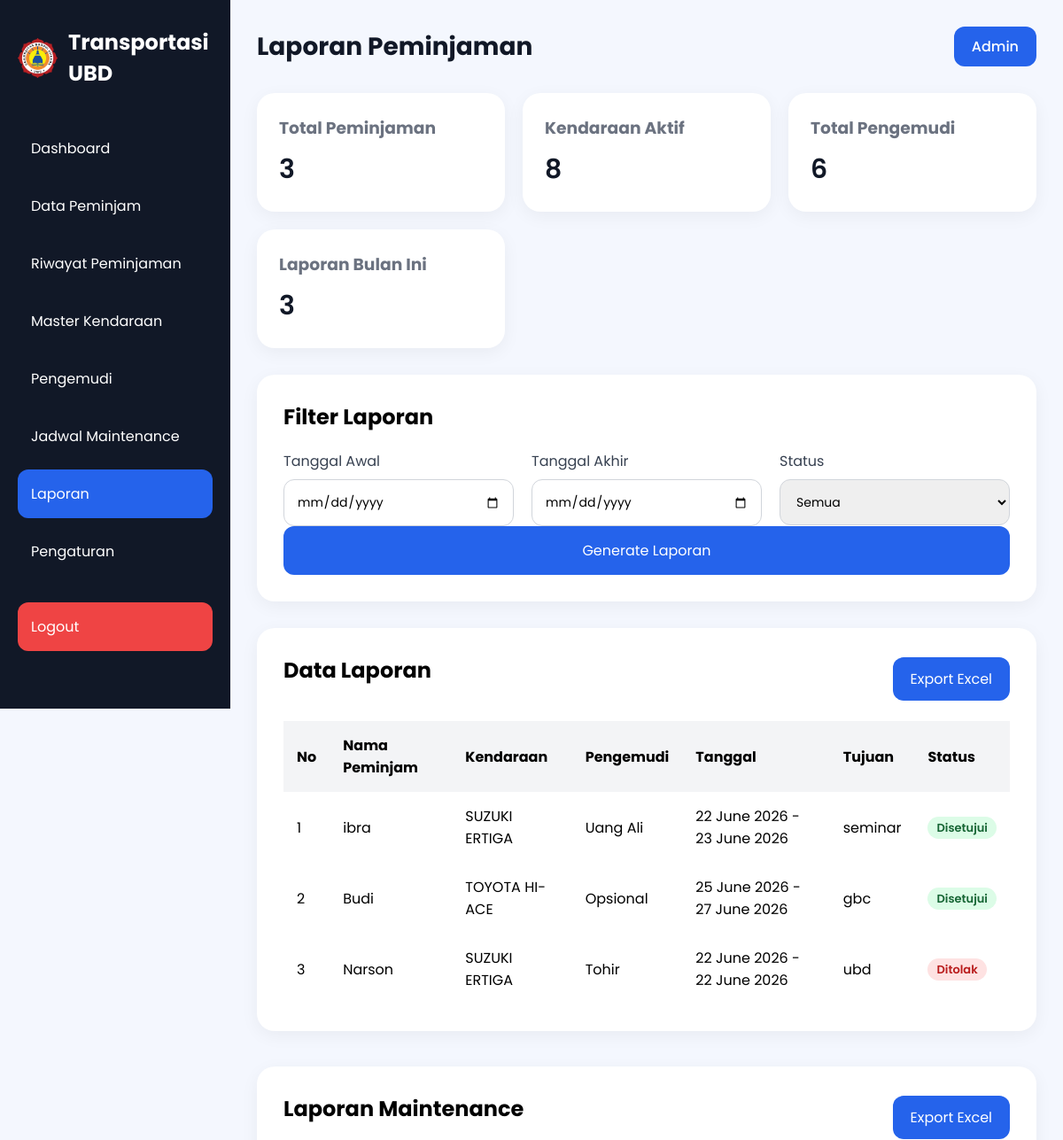
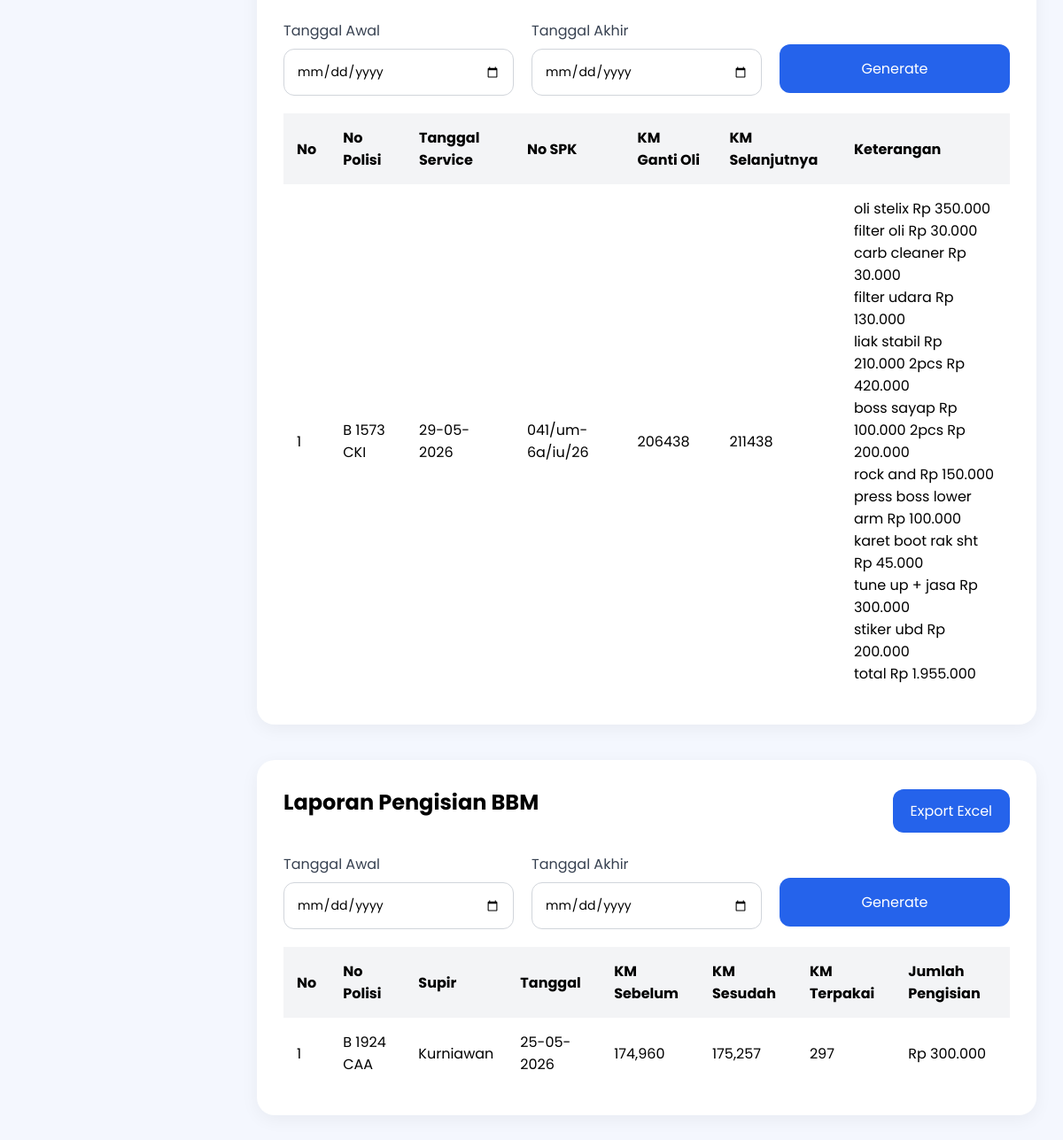
Screenshot of /laporan.php (signed in) with the database file from the repository (2 pictures, top to bottom).
### tables this page shows
CREATE TABLE `riwayat` (
  `id` int(11) NOT NULL,
  `nama_peminjam` varchar(100) NOT NULL,
  `kendaraan` varchar(100) NOT NULL,
  `pengemudi` varchar(100) NOT NULL,
  `tanggal_pinjam` date NOT NULL,
  `jam_berangkat` time NOT NULL,
  `tanggal_kembali` date NOT NULL,
  `jam_kembali` time NOT NULL,
  `keperluan` text NOT NULL,
  `tujuan` text NOT NULL,
  `status` enum('disetujui','pending','ditolak') DEFAULT 'pending',
  `created_at` timestamp NOT NULL DEFAULT current_timestamp()
);

CREATE TABLE `kendaraan` (
  `id_kendaraan` int(11) NOT NULL,
  `merk_jenis` varchar(100) NOT NULL,
  `tahun` int(11) NOT NULL,
  `no_polisi` varchar(15) NOT NULL,
  `tgl_pajak_stnk` varchar(30) DEFAULT NULL,
  `jenis` enum('Mobil','Motor') NOT NULL,
  `status` varchar(20) NOT NULL DEFAULT 'siap'
);

CREATE TABLE `jadwal_ganti_oli_kendaraan_operasional` (
  `id` int(11) NOT NULL,
  `id_kendaraan` int(11) NOT NULL,
  `no_polisi` varchar(20) NOT NULL,
  `tanggal_service` date DEFAULT NULL,
  `tanggal_spk` date DEFAULT NULL,
  `no_spk` varchar(50) DEFAULT NULL,
  `tanggal_lpj` date DEFAULT NULL,
  `no_lpj` varchar(50) DEFAULT NULL,
  `km_ganti_oli` int(11) NOT NULL,
  `km_ganti_oli_selanjutnya` int(11) NOT NULL,
  `keterangan` text DEFAULT NULL,
  `status` varchar(20) NOT NULL DEFAULT 'Proses'
);

CREATE TABLE `pengisian_bbm` (
  `id` int(11) NOT NULL,
  `id_kendaraan` int(11) NOT NULL,
  `id_supir` int(11) NOT NULL,
  `tanggal_pengisian` date NOT NULL,
  `km_sebelum` int(11) NOT NULL,
  `km_sesudah` int(11) NOT NULL,
  `km_terpakai` int(11) NOT NULL,
  `jumlah_pengisian` decimal(12,2) NOT NULL
);

CREATE TABLE `supir` (
  `id` int(11) NOT NULL,
  `nama_supir` varchar(100) DEFAULT NULL,
  `no_polisi` varchar(15) DEFAULT NULL
);

### laporan.php (the view, shortened to what this page needs)
<?php
require_once "config/koneksi.php";
$qTotalPeminjaman = mysqli_query($conn,"
SELECT COUNT(*) AS total
FROM riwayat
");
$totalPeminjaman = mysqli_fetch_assoc($qTotalPeminjaman);
$qKendaraanAktif = mysqli_query($conn,"
SELECT COUNT(*) AS total
FROM kendaraan
");
$kendaraanAktif = mysqli_fetch_assoc($qKendaraanAktif);
$qTotalPengemudi = mysqli_query($conn,"
SELECT COUNT(*) AS total
FROM supir
");
$totalPengemudi = mysqli_fetch_assoc($qTotalPengemudi);
$qLaporanBulan = mysqli_query($conn,"
SELECT COUNT(*) AS total
FROM riwayat
WHERE MONTH(tanggal_pinjam)=MONTH(CURDATE())
AND YEAR(tanggal_pinjam)=YEAR(CURDATE())
");
$laporanBulan = mysqli_fetch_assoc($qLaporanBulan);
$queryLaporan = mysqli_query($conn,"
    SELECT
        r.*,
        k.merk_jenis
    FROM riwayat r
    LEFT JOIN kendaraan k
        ON r.kendaraan = k.no_polisi
    ORDER BY r.id DESC
");
$queryGantiOli = mysqli_query($conn, "
    SELECT *
    FROM jadwal_ganti_oli_kendaraan_operasional
    ORDER BY tanggal_service DESC
");
$queryBBM = mysqli_query($conn,"
    SELECT
        p.*,
        k.no_polisi,
        s.nama_supir
    FROM pengisian_bbm p
    LEFT JOIN kendaraan k
        ON p.id_kendaraan = k.id_kendaraan
    LEFT JOIN supir s
        ON p.id_supir = s.id
    ORDER BY p.tanggal_pengisian DESC
");
?>
<!DOCTYPE html>
<html lang="id">
<head>
    <link rel="stylesheet" href="style.css">
</head>
<body>
<div class="container">
    <div class="sidebar">
        <div class="logo">
    <img
        src="logo ubd.png"
        alt="Logo UBD"
        class="logo-img"
    >
    <h2>Transportasi UBD</h2>
</div>
        <ul class="menu">
            <li>
                <a href="index.php">Dashboard</a>
            </li>
            <li>
                <a href="data-peminjam.php">Data Peminjam</a>
            </li>
            <li>
                <a href="riwayat.php">Riwayat Peminjaman</a>
            </li>
            <li>
                <a href="kendaraan.php">Master Kendaraan</a>
            </li>
            <li>
                <a href="pengemudi.php">Pengemudi</a>
            </li>
            <li>
                <a href="jadwal.php">Jadwal Maintenance</a>
            </li>
            <li class="active">
                <a href="laporan.php">Laporan</a>
            </li>
            <li>
                <a href="pengaturan.php">Pengaturan</a>
            </li>
            <li class="logout-menu">
                <a href="proses/logout.php">Logout</a>
            </li>
        </ul>
    </div>
    <div class="main-content">
        <div class="navbar">
            <h1>Laporan Peminjaman</h1>
            <div class="profile">
                <a href="LOGIN.php">Admin</a>
            </div>
        </div>
        <div class="cards">
            <div class="card">
                <h3>Total Peminjaman</h3>
                <p><?= $totalPeminjaman['total']; ?></p>
            </div>
            <div class="card">
                <h3>Kendaraan Aktif</h3>
                <p><?= $kendaraanAktif['total']; ?></p>
            </div>
            <div class="card">
                <h3>Total Pengemudi</h3>
                <p><?= $totalPengemudi['total']; ?></p>
            </div>
            <div class="card">
                <h3>Laporan Bulan Ini</h3>
                <p><?= $laporanBulan['total']; ?></p>
            </div>
        </div>
        <div class="form-container">
            <h2>Filter Laporan</h2>
            <div class="row">
                <div class="input-group">
                    <label>Tanggal Awal</label>
                    <input type="date" id="tglAwal">
                </div>
                <div class="input-group">
                    <label>Tanggal Akhir</label>
                    <input type="date" id="tglAkhir">
                </div>
                <div class="input-group">
                    <label>Status</label>
                    <select id="statusFilter">
                        <option>Semua</option>
                    </select>
                </div>
            </div>
            <button type="button" id="btnGenerate" class="btn-1">
                Generate Laporan
            </button>
        </div>
        <div class="table-container">
            <div style="
                display:flex;
                justify-content:space-between;
                align-items:center;
                margin-bottom:20px;
            ">
                <h2>Data Laporan</h2>
                <button
                    id="btnExportExcel"
                    style="
                        width:auto;
                        padding:12px 20px;"
                    class="btn-1"
                >
                    Export Excel
                </button>
            </div>
            <table>
                <thead>
                    <tr>
                        <th>No</th>
                        <th>Nama Peminjam</th>
                        <th>Kendaraan</th>
                        <th>Pengemudi</th>
                        <th>Tanggal</th>
                        <th>Tujuan</th>
                        <th>Status</th>
                    </tr>
                </thead>
                <tbody id="dataLaporan">
                    <?php
                    $no = 1;
                    while ($r = mysqli_fetch_assoc($queryLaporan)) :
                    ?>
                    <tr>
                        <td><?= $no++; ?></td>
                        <td><?= $r['nama_peminjam']; ?></td>
                        <td><?= $r['merk_jenis']; ?></td>
                        <td><?= $r['pengemudi']; ?></td>
                        <td
                            data-pinjam="<?= $r['tanggal_pinjam']; ?>"
                            data-kembali="<?= $r['tanggal_kembali']; ?>"
                        >
                            <?= date('d F Y', strtotime($r['tanggal_pinjam'])); ?>
                            -
                            <?= date('d F Y', strtotime($r['tanggal_kembali'])); ?>
                        </td>
                        <td><?= $r['tujuan']; ?></td>
                        <td>
                            <?php if($r['status'] == 'disetujui'): ?>
                                <span class="badge success">
                                    Disetujui
                                </span>
                            <?php elseif($r['status'] == 'pending'): ?>
                                <span class="badge pending">
                                    Pending
                                </span>
                            <?php else: ?>
                                <span class="badge maintenance">
                                    Ditolak
                                </span>
                            <?php endif; ?>
                        </td>
                    </tr>
                    <?php endwhile; ?>
                </tbody>
            </table>
        </div>
        <div class="table-container" style="margin-top:40px;">
            <div style="
                display:flex;
                justify-content:space-between;
                align-items:center;
                margin-bottom:20px;
            ">
                <h2>Laporan Maintenance</h2>
                <button
                    id="btnExportMaintenance"
                    class="btn-1"
                    style="width:auto;padding:12px 20px;">
                    Export Excel
                </button>
            </div>
            <div class="row" style="margin-bottom:20px;">
                <div class="input-group">
                    <label>Tanggal Awal</label>
                    <input type="date" id="tglOliAwal">
                </div>
                <div class="input-group">
                    <label>Tanggal Akhir</label>
                    <input type="date" id="tglOliAkhir">
                </div>
                <div class="input-group">
                    <button type="button"
                            id="filterOli"
                            class="btn-1"
                            style="margin-top:28px;">
                        Generate
                    </button>
                </div>
            </div>
            <table>
                <thead>
                    <tr>
                        <th>No</th>
                        <th>No Polisi</th>
                        <th>Tanggal Service</th>
                        <th>No SPK</th>
                        <th>KM Ganti Oli</th>
                        <th>KM Selanjutnya</th>
                        <th>Keterangan</th>
                    </tr>
                </thead>
                <tbody id="dataGantiOli">
                    <?php
                    $no = 1;
                    while($oli = mysqli_fetch_assoc($queryGantiOli)) :
                    ?>
                    <tr>
                        <td><?= $no++; ?></td>
                        <td><?= $oli['no_polisi']; ?></td>
                        <td
                            data-tanggal="<?= $oli['tanggal_service']; ?>">
                            <?= date('d-m-Y', strtotime($oli['tanggal_service'])); ?>
                        </td>
                        <td><?= $oli['no_spk']; ?></td>
                        <td><?= $oli['km_ganti_oli']; ?></td>
                        <td><?= $oli['km_ganti_oli_selanjutnya']; ?></td>
                        <td class="keterangan-maintenance" style="max-width:300px; white-space:normal;"><?= nl2br(htmlspecialchars($oli['keterangan'])); ?></td>
                    </tr>
                    <?php endwhile; ?>
                </tbody>
            </table>
        </div>
        <div class="table-container" style="margin-top:40px;">
            <div style="
                display:flex;
                justify-content:space-between;
                align-items:center;
                margin-bottom:20px;
            ">
                <h2>Laporan Pengisian BBM</h2>
                <button
                    id="btnExportBBM"
                    class="btn-1"
                    style="width:auto;padding:12px 20px;">
                    Export Excel
                </button>
            </div>
            <div class="row" style="margin-bottom:20px;">
                <div class="input-group">
                    <label>Tanggal Awal</label>
                    <input type="date" id="tglBBMAwal">
                </div>
                <div class="input-group">
                    <label>Tanggal Akhir</label>
                    <input type="date" id="tglBBMAkhir">
                </div>
                <div class="input-group">
                    <button type="button"
                            id="filterBBM"
                            class="btn-1"
                            style="margin-top:28px;">
                        Generate
                    </button>
                </div>
            </div>
            <table>
                <thead>
                    <tr>
                        <th>No</th>
                        <th>No Polisi</th>
                        <th>Supir</th>
                        <th>Tanggal</th>
                        <th>KM Sebelum</th>
                        <th>KM Sesudah</th>
                        <th>KM Terpakai</th>
                        <th>Jumlah Pengisian</th>
                    </tr>
                </thead>
                <tbody id="dataBBM">
                    <?php
                    $no = 1;
                    while($bbm = mysqli_fetch_assoc($queryBBM)) :
                    ?>
                    <tr>
                        <td><?= $no++; ?></td>
                        <td><?= $bbm['no_polisi']; ?></td>
                        <td><?= $bbm['nama_supir']; ?></td>
                        <td data-tanggal="<?= $bbm['tanggal_pengisian']; ?>">
                            <?= date('d-m-Y', strtotime($bbm['tanggal_pengisian'])); ?>
                        </td>
                        <td><?= number_format($bbm['km_sebelum']); ?></td>
                        <td><?= number_format($bbm['km_sesudah']); ?></td>
                        <td><?= number_format($bbm['km_terpakai']); ?></td>
                        <td>Rp <?= number_format($bbm['jumlah_pengisian'],0,',','.'); ?></td>
                    </tr>
                    <?php endwhile; ?>
                </tbody>
            </table>
        </div>
    </div>
</div>
</body>
</html>

### style.css (style rules this page uses)
* { margin:0; padding:0; box-sizing:border-box; font-family:'Poppins', sans-serif; }
body { background:#f4f7fe; }
.container { display:flex; }
.sidebar { width:260px; height:100vh; background:#111827; color:white; padding:30px 20px; position:fixed; }
.logo { display:flex; align-items:center; gap:12px; margin-bottom:40px; }
.logo-img { width:45px; height:45px; object-fit:contain; }
.logo h2 { font-size:24px; }
.menu { list-style:none; }
.menu li { padding:15px; margin-bottom:10px; border-radius:12px; cursor:pointer; transition:0.3s; }
.menu .active { background:#2563eb; }
.main-content { margin-left:260px; width:100%; padding:30px; }
.navbar { display:flex; justify-content:space-between; align-items:center; margin-bottom:30px; }
.navbar h1 { font-size:28px; color:#111827; }
.profile { background:#2563eb; padding:10px 20px; border-radius:12px; }
.profile a { color:white; text-decoration:none; font-weight:500; display:block; }
.cards { display:grid; grid-template-columns:repeat(auto-fit,minmax(220px,1fr)); gap:20px; margin-bottom:30px; }
.card { background:white; padding:25px; border-radius:20px; box-shadow:0 5px 20px rgba(0,0,0,0.05); }
.card h3 { color:#6b7280; margin-bottom:10px; }
.card p { font-size:30px; font-weight:600; color:#111827; }
.form-container { background:white; padding:30px; border-radius:20px; box-shadow:0 5px 20px rgba(0,0,0,0.05); margin-bottom:30px; }
.form-container h2 { margin-bottom:20px; }
.input-group { display:flex; flex-direction:column; width:100%; min-width:0; }
.input-group label { margin-bottom:8px; color:#374151; }
.input-group input, .input-group textarea, .input-group select { width:100%; max-width:100%; padding:14px; border:1px solid #d1d5db; border-radius:12px; outline:none; font-size:14px; box-sizing:border-box; }
.row { display:flex; gap:20px; }
.btn-1 { width:100%; padding:15px; border:none; background:#2563eb; color:white; border-radius:12px; font-size:16px; cursor:pointer; transition:0.3s; }
.table-container { background:white; padding:30px; border-radius:20px; box-shadow:0 5px 20px rgba(0,0,0,0.05); }
.table-container h2 { margin-bottom:20px; }
table { width:100%; border-collapse:collapse; }
table th, table td { padding:15px; text-align:left; }
table th { background:#f3f4f6; }
.menu li a { text-decoration: none; color: white; display: block; width: 100%; }
.logout-menu { margin-top:30px; background:#ef4444; border-radius:12px; }
.logout-menu a { color:white; text-decoration:none; display:block; }
.badge { display:inline-block; padding:5px 10px; border-radius:20px; font-size:13px; font-weight:600; line-height:1.2; }
.success { background:#dcfce7; color:#166534; }
.maintenance { background:#fee2e2; color:#b91c1c; }

### rows the page displays
riwayat: nama_peminjam "ibra", kendaraan.merk_jenis "SUZUKI ERTIGA", pengemudi "Uang Ali", tanggal_pinjam "22 June 2026", tanggal_kembali "23 June 2026", tujuan "seminar", status "Disetujui"
riwayat: nama_peminjam "Budi", kendaraan.merk_jenis "TOYOTA HI-ACE", pengemudi "Opsional", tanggal_pinjam "25 June 2026", tanggal_kembali "27 June 2026", tujuan "gbc", status "Disetujui"
riwayat: nama_peminjam "Narson", kendaraan.merk_jenis "SUZUKI ERTIGA", pengemudi "Tohir", tanggal_pinjam "22 June 2026", tanggal_kembali "22 June 2026", tujuan "ubd", status "Ditolak"
jadwal_ganti_oli_kendaraan_operasional: no_polisi "B 1573 CKI", tanggal_service "29-05-2026", no_spk "041/um-6a/iu/26", km_ganti_oli "206438", km_ganti_oli_selanjutnya "211438", keterangan "oli stelix Rp 350.000 filter oli Rp 30.000 carb cleaner Rp 30.000 filter udara Rp 130.000 liak stabil Rp 210.000 2pcs Rp 420.000 boss sayap Rp 100.000 2pcs Rp 200.000 rock and Rp 150.000 press boss lower arm Rp 100.000 karet boot rak sht Rp 45.000 tune up + jasa Rp 300.000 stiker ubd Rp 200.000 total Rp 1.955.000"
pengisian_bbm: id_kendaraan.no_polisi "B 1924 CAA", id_supir.nama_supir "Kurniawan", tanggal_pengisian "25-05-2026", km_sebelum "174,960", km_sesudah "175,257", km_terpakai "297", jumlah_pengisian "300.000"

### other values shown
$totalPeminjaman['total'] "3"
$kendaraanAktif['total'] "8"
$totalPengemudi['total'] "6"
$laporanBulan['total'] "3"
